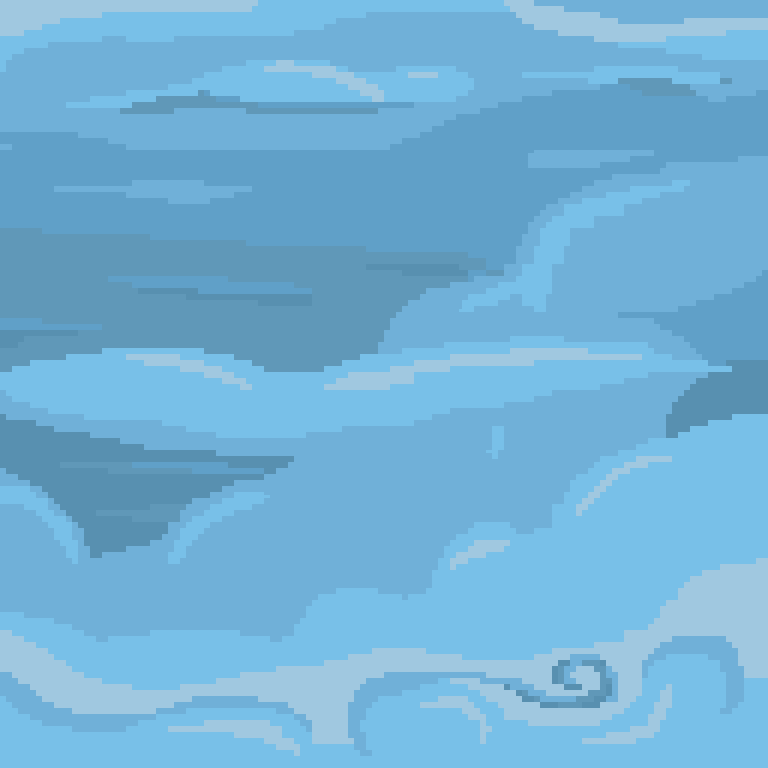
#> input picture bgs/0abg.png, 768 x 768 px
$ python imgmover.py
#> lines starting #> are read from the running program, lines starting #| are printed output that depends on the picture
import math

from PIL import Image
import matplotlib.pyplot as plt

yes_options = ["yes", "y", "true", "t", "1"]


def main():
    original_image = Image.open(input("input image: "))
#> the answer given: bgs/0abg.png
#> original_image is the input picture: PIL image 768x768 RGBA; mean R, G, B, A 114.3, 177.6, 215.1, 255
    duration_frames = int(input("Duration (frames): "))
#> the answer given: 3
    duration_ms = int(input("Duration (ms): "))
#> the answer given: 3
    duration_ms_p_frame = duration_ms / duration_frames
    px_upshift = int(input("shift up by px: "))
#> the answer given: 3
    bool_sincurve = input("sincurve? ").lower() in yes_options
#> the answer given: y
    adjust_function = (sin_curve if bool_sincurve else triangle)(duration_frames, px_upshift)

    plt.plot(list([adjust_function(x) for x in range(duration_frames)]))
    # plt.show()
    empty_img = Image.new("RGBA", original_image.size, 0)
#> empty_img: PIL image 768x768 RGBA; every value is 0
    frames = []
    for i in range(duration_frames):
        img = empty_img.copy()
        img.paste(original_image, (0, 0-round(adjust_function(i))), original_image)
        frames.append(img)
#> after the loop, frames = 3 items
    frames[0].save("myGif.gif", format="GIF", append_images=frames, save_all=True, duration=duration_ms_p_frame, loop=0, disposal=2)


def sin_curve(duration: int, px_upshift: int) -> callable(int):
    """
    returns a function to determin the new y position on a given frame
    :param duration: how long it takes for the image to cycle back to its starting position
    :param px_upshift: how high the highest point is in relation to the original position
    :return:
    """
    sinbase = lambda x: math.sin(x - (math.pi / 2))
    sin_hightadjusted = lambda x: (sinbase(x)/2 + 0.5) * px_upshift
    sin_lengthadjusted = lambda x: sin_hightadjusted((x/duration) * 2 * math.pi)
    return sin_lengthadjusted


def triangle(duration: int, px_upshift: int) -> callable(int):
    """
    returns a function to determin the new y position on a given frame
    :param duration: how long it takes for the image to cycle back to its starting position
    :param px_upshift: how high the highest point is in relation to the original position
    :return:
    """
    delta = 2*px_upshift / duration

    def fun(x):
        if x > duration / 2:
            return delta * (duration - x)
        else:
            return delta * x

    return fun


if __name__ == '__main__':
    main()
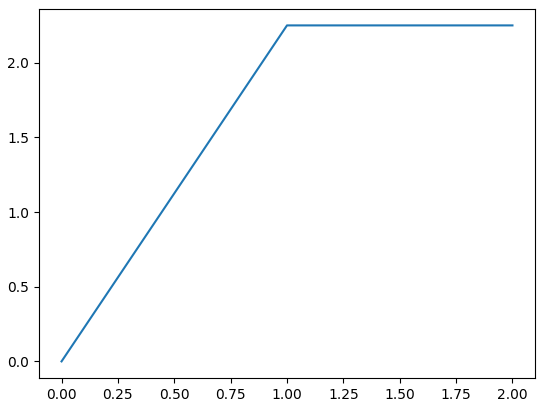
#> figure drawn by matplotlib, 1 panel
